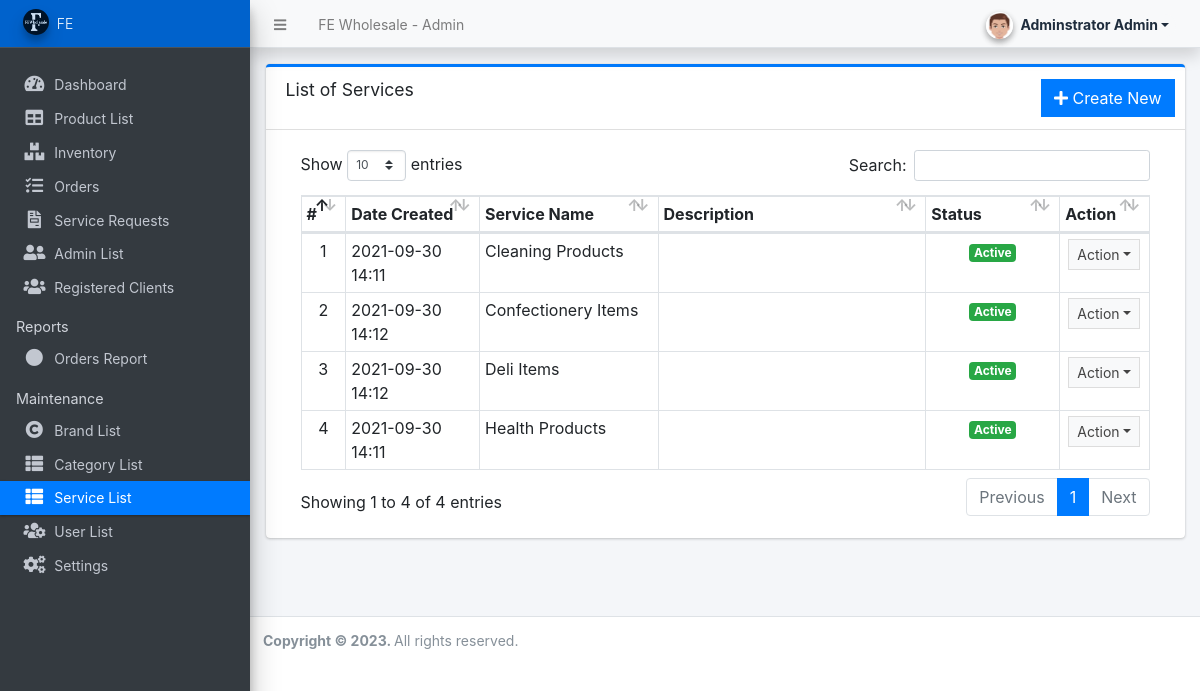
Screenshot of /admin/?page=maintenance/services (signed in) with the database file from the repository.
### tables this page shows
CREATE TABLE `service_list` (
  `id` int(30) NOT NULL,
  `service` text NOT NULL,
  `description` text NOT NULL,
  `status` tinyint(4) NOT NULL DEFAULT 1,
  `delete_flag` tinyint(1) NOT NULL DEFAULT 0,
  `date_created` datetime NOT NULL DEFAULT current_timestamp()
);

### admin/maintenance/services.php (the view, shortened to what this page needs)
<div class="card card-outline card-primary">
	<div class="card-header">
		<h3 class="card-title">List of Services</h3>
		<div class="card-tools">
			<a href="?page=maintenance/manage_service" class="btn btn-flat btn-primary"><span class="fas fa-plus"></span>  Create New</a>
		</div>
	</div>
	<div class="card-body">
		<div class="container-fluid">
        <div class="container-fluid">
			<table class="table table-bordered table-stripped">
				<colgroup>
					<col width="5%">
					<col width="15%">
					<col width="20%">
					<col width="30%">
					<col width="15%">
					<col width="10%">
				</colgroup>
				<thead>
					<tr>
						<th>#</th>
						<th>Date Created</th>
						<th>Service Name</th>
						<th>Description</th>
						<th>Status</th>
						<th>Action</th>
					</tr>
				</thead>
				<tbody>
					<?php
					$i = 1;
						$qry = $conn->query("SELECT * from `service_list` where delete_flag = 0 order by service asc ");
						while($row = $qry->fetch_assoc()):
                            $row['description'] = strip_tags(html_entity_decode(stripslashes($row['description'])));
					?>
						<tr>
							<td class="text-center"><?php echo $i++; ?></td>
							<td><?php echo date("Y-m-d H:i",strtotime($row['date_created'])) ?></td>
							<td><?php echo $row['service'] ?></td>
							<td>
                            </td>
							<td class="text-center">
                                <?php if($row['status'] == 1): ?>
                                    <span class="badge badge-success">Active</span>
                                <?php else: ?>
                                    <span class="badge badge-danger">Inactive</span>
                                <?php endif; ?>
                            </td>
							<td align="center">
								 <button type="button" class="btn btn-flat btn-default btn-sm dropdown-toggle dropdown-icon" data-toggle="dropdown">
				                  		Action
				                  </button>
							</td>
						</tr>
					<?php endwhile; ?>
				</tbody>
			</table>
		</div>
		</div>
	</div>
</div>

### rows the page displays
service_list: date_created "2021-09-30 14:11", service "Cleaning Products", status "Active"
service_list: date_created "2021-09-30 14:12", service "Confectionery Items", status "Active"
service_list: date_created "2021-09-30 14:12", service "Deli Items", status "Active"
service_list: date_created "2021-09-30 14:11", service "Health Products", status "Active"

### other values shown
$_settings->info('name') "FE Wholesale"
$_settings->userdata('firstname').' '.$_settings->userdata('lastname') "Adminstrator Admin"
$_settings->info('short_name') "FE"
